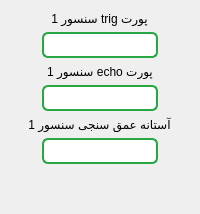
            <widget class="QWidget" name="pageSettingSensor1Ports">
             <layout class="QVBoxLayout" name="verticalLayout_21">
              <property name="bottomMargin">
               <number>50</number>
              </property>
              <item alignment="Qt::AlignHCenter|Qt::AlignTop">
               <widget class="QLabel" name="lbl_sensor1_trig_port">
                <property name="styleSheet">
                 <string notr="true">font: 22pt &quot;IRANSans&quot;;
font: 22pt &quot;IRANSansFaNum&quot;;
color: #000000;</string>
                </property>
                <property name="text">
                 <string>پورت trig سنسور 1</string>
                </property>
                <property name="alignment">
                 <set>Qt::AlignCenter</set>
                </property>
                <property name="wordWrap">
                 <bool>true</bool>
                </property>
               </widget>
              </item>
              <item alignment="Qt::AlignHCenter">
               <widget class="QLineEdit" name="tb_sensor1_trig_port">
                <property name="minimumSize">
                 <size>
                  <width>0</width>
                  <height>0</height>
                 </size>
                </property>
                <property name="maximumSize">
                 <size>
                  <width>16777215</width>
                  <height>16777215</height>
                 </size>
                </property>
                <property name="styleSheet">
                 <string notr="true">background-color: #ffffff; 
padding: 3px; 
border: 2px solid #28a745;
border-radius: 6px;
font: 26pt &quot;IRANSansFaNum&quot;;
color:#000000;</string>
                </property>
                <property name="inputMethodHints">
                 <set>Qt::ImhDigitsOnly</set>
                </property>
                <property name="maxLength">
                 <number>2</number>
                </property>
               </widget>
              </item>
              <item alignment="Qt::AlignHCenter">
               <widget class="QLabel" name="lbl_sensor1_echo_port">
                <property name="styleSheet">
                 <string notr="true">font: 22pt &quot;IRANSans&quot;;
font: 22pt &quot;IRANSansFaNum&quot;;
color: #000000;</string>
                </property>
                <property name="text">
                 <string>پورت echo سنسور 1</string>
                </property>
                <property name="alignment">
                 <set>Qt::AlignCenter</set>
                </property>
               </widget>
              </item>
              <item alignment="Qt::AlignHCenter">
               <widget class="QLineEdit" name="tb_sensor1_echo_port">
                <property name="minimumSize">
                 <size>
                  <width>0</width>
                  <height>0</height>
                 </size>
                </property>
                <property name="maximumSize">
                 <size>
                  <width>16777215</width>
                  <height>16777215</height>
                 </size>
                </property>
                <property name="styleSheet">
                 <string notr="true">background-color: #ffffff; 
padding: 3px; 
border: 2px solid #28a745;
border-radius: 6px;
font: 26pt &quot;IRANSansFaNum&quot;;
color:#000000;</string>
                </property>
                <property name="inputMethodHints">
                 <set>Qt::ImhDigitsOnly</set>
                </property>
               </widget>
              </item>
              <item alignment="Qt::AlignHCenter">
               <widget class="QLabel" name="lbl_sensor1_depth_threshold">
                <property name="styleSheet">
                 <string notr="true">font: 22pt &quot;IRANSans&quot;;
font: 22pt &quot;IRANSansFaNum&quot;;
color: #000000;</string>
                </property>
                <property name="text">
                 <string>آستانه عمق سنجی سنسور 1</string>
                </property>
                <property name="alignment">
                 <set>Qt::AlignCenter</set>
                </property>
               </widget>
              </item>
              <item alignment="Qt::AlignHCenter">
               <widget class="QLineEdit" name="tb_sensor1_depth_threshold">
                <property name="minimumSize">
                 <size>
                  <width>0</width>
                  <height>0</height>
                 </size>
                </property>
                <property name="maximumSize">
                 <size>
                  <width>16777215</width>
                  <height>16777215</height>
                 </size>
                </property>
                <property name="styleSheet">
                 <string notr="true">background-color: #ffffff; 
padding: 3px; 
border: 2px solid #28a745;
border-radius: 6px;
font: 26pt &quot;IRANSansFaNum&quot;;
color:#000000;</string>
                </property>
                <property name="inputMethodHints">
                 <set>Qt::ImhDigitsOnly</set>
                </property>
               </widget>
              </item>
             </layout>
            </widget>
